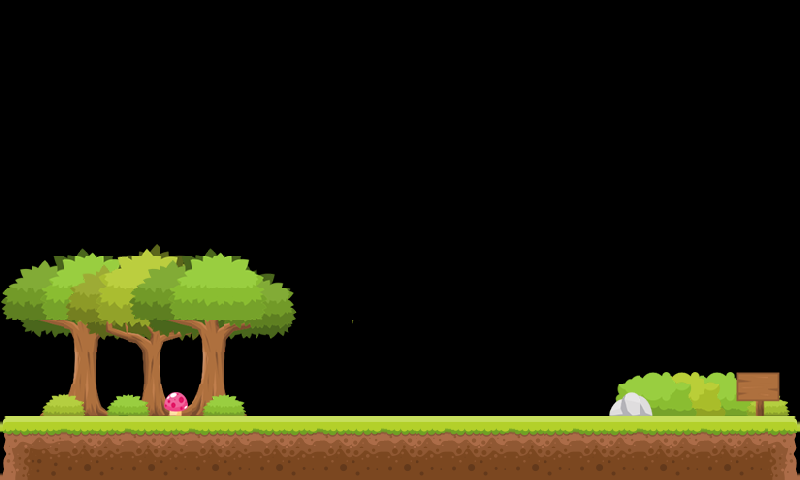

A level layout from a 2D game, rendered from its tile map. Below: a short description, then the map file with tile-grid data replaced by summaries:
An orthogonal 25x15 tile map with 32x32 px tiles, 7 tile layers (Слой тайлов 1, Слой тайлов 2, Слой тайлов 3, Слой тайлов 4, ...) and 21 objects (LEFTWALL, SKYWALL, RIGHTWALL).

<map version="1.0" orientation="orthogonal" renderorder="right-down" width="25" height="15" tilewidth="32" tileheight="32" nextobjectid="397">
 <tileset firstgid="1" name="tile2" tilewidth="32" tileheight="32" spacing="4" margin="4" tilecount="196" columns="14">
  <image source="tmx/tile2.png" width="512" height="512" />
 </tileset>
 <layer name="Слой тайлов 1" width="25" height="15">
  <data>[375 cells, 200 non-empty, 53 distinct tile ids]</data>
 </layer>
 <objectgroup name="object" width="25" height="15">
  <object id="24" x="0" y="416" width="798" height="64" />
  <object id="17" name="LEFTWALL" x="1" y="1" width="5" height="480" />
  <object id="18" name="SKYWALL" x="3" y="0" width="800" height="5" />
  <object id="19" name="RIGHTWALL" x="795" y="3" width="5" height="480" />
 </objectgroup>
 <layer name="Слой тайлов 2" width="25" height="15">
  <data>[375 cells, 36 non-empty, 36 distinct tile ids]</data>
 </layer>
 <layer name="Слой тайлов 3" width="25" height="15">
  <data>[375 cells, 42 non-empty, 42 distinct tile ids]</data>
 </layer>
 <layer name="Слой тайлов 4" width="25" height="15">
  <data>[375 cells, 6 non-empty, 6 distinct tile ids]</data>
 </layer>
 <layer name="Слой тайлов 5" width="25" height="15">
  <data>[375 cells, 6 non-empty, 6 distinct tile ids]</data>
 </layer>
 <layer name="Слой тайлов 6" width="25" height="15">
  <data>[375 cells, 11 non-empty, 7 distinct tile ids]</data>
 </layer>
 <layer name="Слой тайлов 7" width="25" height="15">
  <data>[375 cells, 4 non-empty, 4 distinct tile ids]</data>
 </layer>
 <objectgroup name="rectangleStatic" width="25" height="15">
  <object id="367" x="352" y="384" width="128" height="32" />
 </objectgroup>
 <objectgroup name="rectangleVerticalDensitySmall" width="25" height="15">
  <object id="368" x="255" y="352" width="32" height="64" />
  <object id="370" x="223" y="256" width="32" height="64" />
  <object id="371" x="288" y="256" width="32" height="64" />
  <object id="386" x="368" y="256" width="32" height="64" />
  <object id="387" x="434" y="256" width="32" height="64" />
  <object id="389" x="544" y="352" width="32" height="64" />
  <object id="391" x="512" y="256" width="32" height="64" />
  <object id="392" x="576" y="256" width="32" height="64" />
 </objectgroup>
 <objectgroup name="rectangleDensity" width="25" height="15">
  <object id="376" x="206" y="320" width="128" height="32" />
  <object id="385" x="352" y="320" width="128" height="32" />
  <object id="390" x="498" y="320" width="128" height="32" />
 </objectgroup>
 <objectgroup name="boxSmallDensity" width="25" height="15">
  <object id="383" x="402" y="352" width="32" height="32" />
 </objectgroup>
 <objectgroup name="rectangle1" width="25" height="15">
  <object id="384" x="207" y="224" width="128" height="32" />
  <object id="388" x="352" y="224" width="128" height="32" />
  <object id="395" x="496" y="224" width="128" height="32" />
 </objectgroup>
 <objectgroup name="apple2" width="25" height="15">
  <object id="396" x="223" y="192" width="32" height="32" />
 </objectgroup>
</map>
